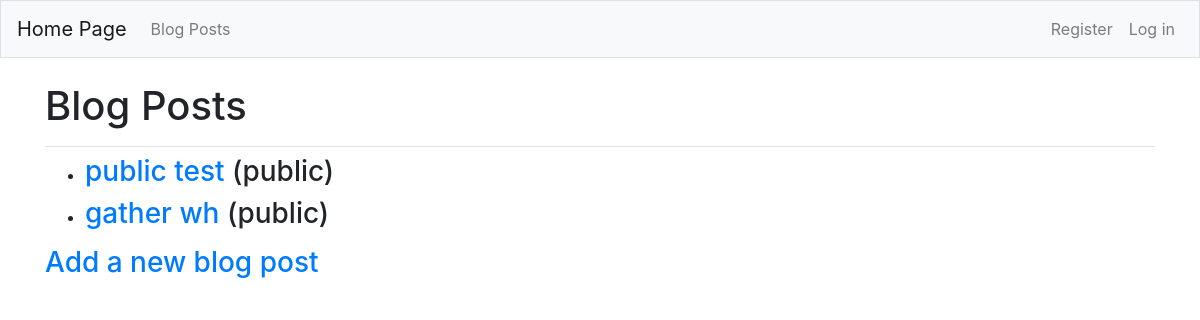
/blogposts/, run on an earlier commit of the app's database.
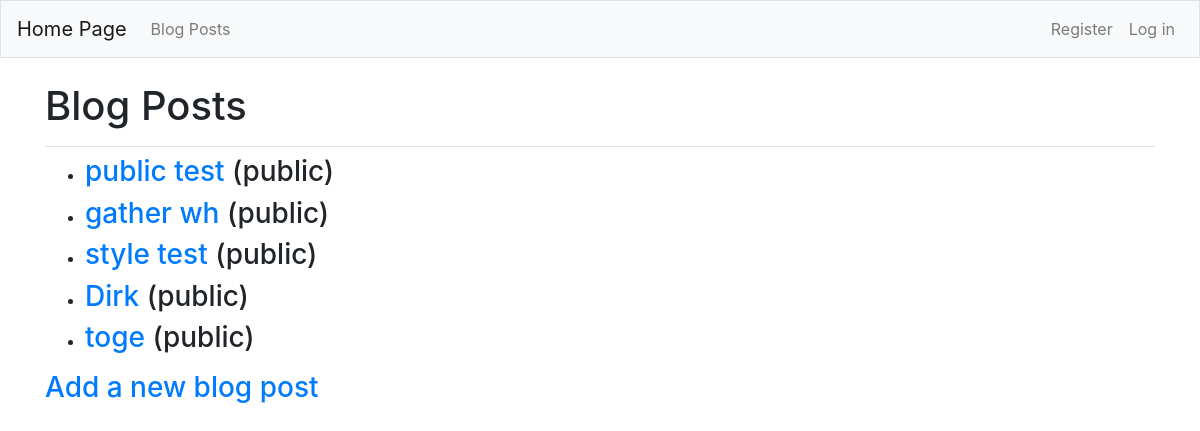
And on a later commit of the database.
### blogs/models.py (models this page shows)
class BlogPost(models.Model):
    title= models.CharField(max_length = 200)
    text = models.TextField()
    date_added = models.DateTimeField(auto_now_add = True)
    owner = models.ForeignKey(User,on_delete=models.CASCADE)
    public = models.BooleanField(default=False)
    def __str__(self):
        return self.title

### blogs/views.py (the view)
# urls.py: path('blogposts/',views.blog_posts,name = 'blog_posts'),
def blog_posts(request):
    if request.user.is_authenticated:
        blogposts1 = BlogPost.objects.filter(owner=request.user)
        blogposts2 = BlogPost.objects.filter(public=True)
        blog_posts = blogposts1.union(blogposts2).order_by('date_added')
    else:
        blog_posts = BlogPost.objects.filter(public=True)
    context = {'blog_posts':blog_posts}
    return render(request, 'blogs/blog_posts.html',context)

### blogs/templates/blogs/blog_posts.html
{% extends "blogs/base.html" %}
{% block page_header %}
<h1>Blog Posts</h1>
{% endblock page_header %}
{% block content %}
<ul>
  {% for blog_post in blog_posts %}
  <li><h3>
    <a href="{% url 'blogs:blog_post' blog_post.id %}">{{blog_post}}</a>
    {% if blog_post.public %}
      (public)
    {% else %}
      (private)
    {% endif %}
  </h3></li>
  {% empty %}
  <li><h3>No blog posts have been added yet</h3></li>
  {% endfor %}
</ul>
<h3><a href = "{% url 'blogs:new_blog_post' %}">Add a new blog post</a></h3>
{% endblock content %}

What changed in the data, as far as the page shows it:
now on this page (row edited): BlogPost: title "style test", public "(public)"
added BlogPost: title "Dirk", public "(public)"
added BlogPost: title "toge", public "(public)"
